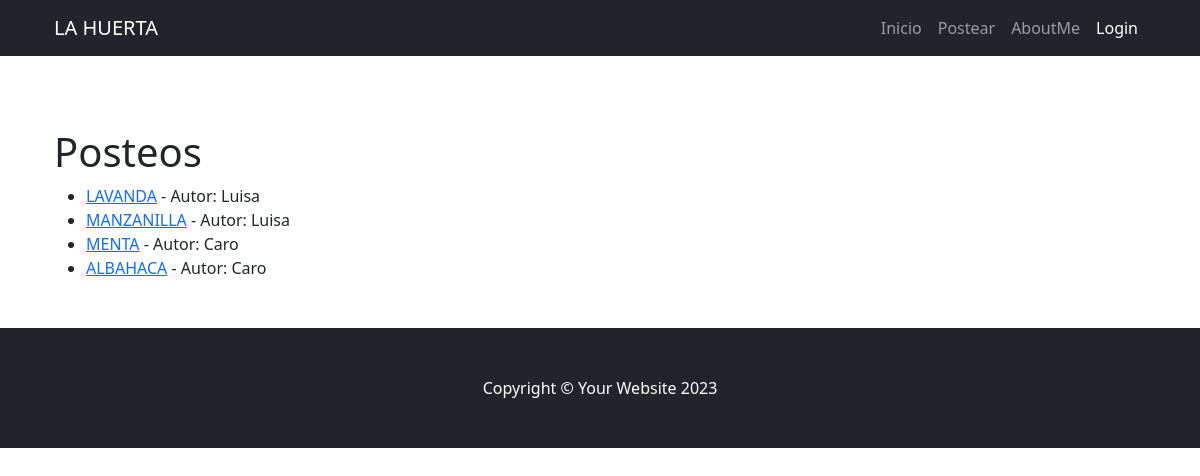
The page / on the database its author committed.
### AppCoder/models.py (models this page shows, shortened)
class Posteo (models.Model):
    titulo=models.CharField(max_length=255)
    subtitulo=models.CharField(max_length=255)
    autor=models.ForeignKey(User, on_delete=models.CASCADE)
    imagen=models.ImageField(null=True, blank=True, upload_to="imagenes/")
    cuerpo=models.TextField()
    fecha=models.DateTimeField(auto_now_add=True)

### AppCoder/views.py (the view)
# urls.py: path('', PosteoView.as_view() , name='inicio'),
class PosteoView (ListView):
    model=Posteo
    template_name="AppCoder/inicio.html"

### AppCoder/templates/AppCoder/inicio.html (shortened to what this page needs)
{% extends 'AppCoder/padre.html' %}
{% block contenido %}
  <h1>Posteos</h1>
  {% if posteo_list %}
  <ul>
    {% for posteo in posteo_list %}
      <li>
        <a href="{% url 'posteo-detalle' posteo.pk %}"> {{ posteo.titulo }}</a> - Autor: {{posteo.autor}}
      </li>
    {% endfor %}
  </ul>
  {% else %}
    <p>Todavia no hay posteos</p>
  {% endif %}
{% endblock %}

### rows shown on the page
Posteo: titulo "LAVANDA", autor "Luisa"
Posteo: titulo "MANZANILLA", autor "Luisa"
Posteo: titulo "MENTA", autor "Caro"
Posteo: titulo "ALBAHACA", autor "Caro"
